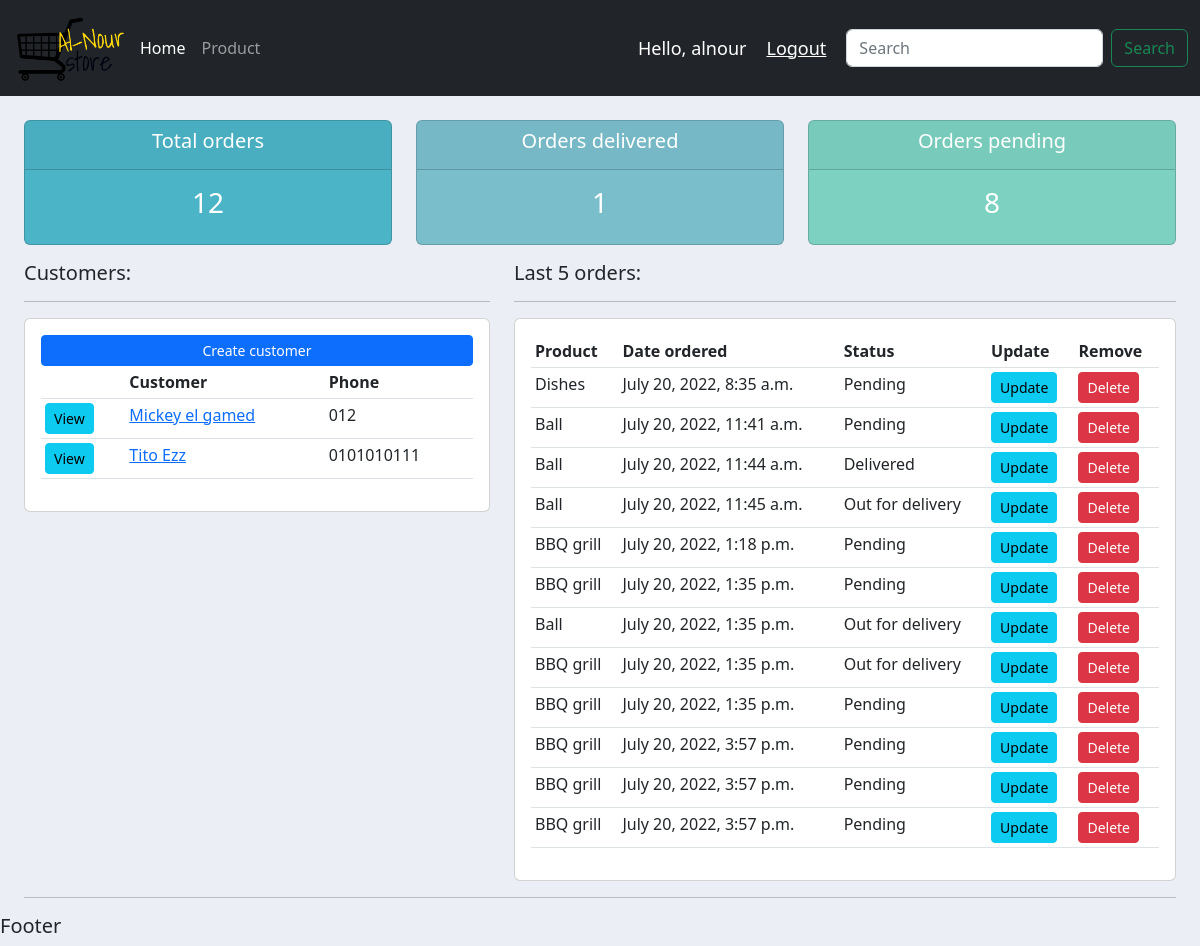
/accounts/ (signed in), run on the app's committed database.
### accounts/models.py (models this page shows, shortened)
class Customer(models.Model):
    name = models.CharField(max_length=200, null=True)
    phone = models.CharField(max_length=200, null=True)
    email = models.CharField(max_length=200, null=True)
    date_created = models.DateTimeField(auto_now_add=True, null=True)

class Order(models.Model):
    STATUS = (
            ('Pending', 'Pending'),
            ('Out for delivery', 'Out for delivery'),
            ('Delivered', 'Delivered'),
            )
    customer = models.ForeignKey(Customer, null=True, on_delete=models.SET_NULL)
    product = models.ForeignKey(Product, null=True, on_delete=models.SET_NULL)
    date_created = models.DateTimeField(auto_now_add=True, null=True)
    status = models.CharField(max_length=200, null=True, choices=STATUS)
    notes = models.CharField(max_length=200, null=True)

class Product(models.Model):
    CATEGORY = (
            ('Indoor', 'Indoor'),
            ('Out Door', 'Out Door'),
            )
    name = models.CharField(max_length=200, null=True)
    price = models.FloatField(null=True)
    category = models.CharField(max_length=200, null=True, choices=CATEGORY)
    description = models.CharField(max_length=200, null=True, blank=True)
    date_created = models.DateTimeField(auto_now_add=True, null=True)
    tags = models.ManyToManyField(Tag)
    def __str__(self):
        return self.name

### accounts/decorators.py (the view)
    def wrapper_function(request, *args, **kwargs):
        group = None
        if request.user.groups.exists():
            group = request.user.groups.all()[0].name
        if group == 'customer':
            return redirect('accounts-user-page')
        if group == 'admin':
            return view_func(request, *args, **kwargs)

### accounts/views.py (called while the page is built)
@login_required(login_url='accounts-login-user')
@admin_only
def home(request):
    orders = Order.objects.all()
    customers = Customer.objects.all()
    total_customers = customers.count()
    total_orders = Order.objects.all().count()
    delivered = orders.filter(status='Delivered').count()
    pending = orders.filter(status='Pending').count()
    context = {
        'orders': orders,
        'customers': customers,
        'total_customers': total_customers,
        'total_orders': total_orders,
        'delivered': delivered,
        'pending': pending
    }
    return render(request, 'accounts/dashboard.html', context=context)

### accounts/templates/accounts/dashboard.html
{% extends 'accounts/main.html' %}
{% block content %}
    {% include 'accounts/status.html' %}
    <div class="row">
        <div class="col-md-5">
            <h5>Customers:</h5>
            <hr />
            <div class="card card-body">
                <a class="btn btn-primary btn-sm btn-block" href="">Create customer</a>
                <table class="table table-sm">
                    <tr>
                        <th></th>
                        <th>Customer</th>
                        <th>Phone</th>
                    </tr>
                    {% for customer in customers %}
                        <tr>
                            <td><a class="btn btn-sm btn-info" href="{% url 'accounts-customer-info-page' customer.id %}">View</a></td>
                            <td><a href="{% url 'accounts-customer-info-page' customer.id %}">{{ customer.name }}</a></td>
                            <td>{{ customer.phone }}</td>
                        </tr>
                    {% endfor %}
                </table>
            </div>
        </div>
        <div class="col-md-7">
            <h5>Last 5 orders:</h5>
            <hr />
            <div class="card card-body">
                <table class="table table-sm">
                    <tr>
                        <th>Product</th>
                        <th>Date ordered</th>
                        <th>Status</th>
                        <th>Update</th>
                        <th>Remove</th>
                    </tr>
                    {% for order in orders %}
                        <tr>
                            <td>{{ order.product }}</td>
                            <td>{{ order.date_created }}</td>
                            <td>{{ order.status }}</td>
                            <td><a class="btn btn-sm btn-info" href="{% url 'accounts-update-order' order.id %}">Update</a></td>
                            <td><a class="btn btn-sm btn-danger" href="{% url 'accounts-delete-order' order.id %}">Delete</a></td>
                        </tr>
                    {% endfor %}
                </table>
            </div>
        </div>
    </div>
{% endblock %}

### accounts/templates/accounts/main.html (shortened to what this page needs)
{% load static %}
<!DOCTYPE html>
<html lang="en">
<head>
    <link href="https://cdn.jsdelivr.net/npm/bootstrap@5.2.0/dist/css/bootstrap.min.css" rel="stylesheet">
    <link rel="stylesheet" type="text/css" href="{% static '/css/main.css' %}" >
</head>
<body>
    {% include 'accounts/navbar.html' %}
    <div id="body-main-div">
        {% block content %}
        {% endblock %}
        <hr />
    </div>
    <h5>Footer</h5>
</body>
</html>

### accounts/templates/accounts/navbar.html (shortened to what this page needs)
{% load static %}
<nav class="navbar navbar-dark navbar-expand-md bg-dark">
  <div class="container-fluid">
    <img src="{% static '/images/logo.png' %}" alt="alnour-logo-image" id="logo" />
    <div class="collapse navbar-collapse" id="navbarSupportedContent">
        <ul class="navbar-nav me-auto mb-2 mb-lg-0">
        {% if request.user.is_staff %}
            <li class="nav-item">
              <a class="nav-link active" aria-current="page" href="{% url 'accounts-dashboard' %}">Home</a>
            </li>
            <li class="nav-item">
              <a class="nav-link" href="{% url 'accounts-products' %}">Product</a>
            </li>
        {% endif %}
        </ul>
      <span class="hello-msg">Hello, {{request.user}}</span>
      <span ><a  class="hello-msg" href="{% url 'accounts-logout-user' %}">Logout</a></span>
      <form class="d-flex" role="search">
        <input class="form-control me-2" type="search" placeholder="Search" aria-label="Search">
        <button class="btn btn-outline-success" type="submit">Search</button>
      </form>
    </div>
  </div>
</nav>

### accounts/templates/accounts/status.html
<br />
<div class="row">
    <div class="col">
        <div class="col-md">
            <div class="card text-center text-white mb-3" id="total-orders">
                <div class="card-header">
                    <h5 class="card-title">Total orders</h5>
                </div>
                <div class="card-body">
                    <h3 class="card-title">{{ total_orders }}</h3>
                </div>
            </div>
        </div>
    </div>
    <div class="col">
        <div class="col-md">
            <div class="card text-center text-white mb-3" id="orders-delivered">
                <div class="card-header">
                    <h5 class="card-title">Orders delivered</h5>
                </div>
                <div class="card-body">
                    <h3 class="card-title">{{ delivered }}</h3>
                </div>
            </div>
        </div>
    </div>
    <div class="col">
        <div class="col-md">
            <div class="card text-center text-white mb-3" id="orders-pending">
                <div class="card-header">
                    <h5 class="card-title">Orders pending</h5>
                </div>
                <div class="card-body">
                    <h3 class="card-title">{{ pending }}</h3>
                </div>
            </div>
        </div>
    </div>
</div>

### static/css/main.css (style rules this page uses)
#logo { width: 10vw !important; object-fit: contain; height: 10vh !important; }
body { background-color: #ebeff5; max-width: 100vw; overflow-x: hidden; }
#total-orders { background-color: #4cb4c7; }
#orders-delivered { background-color: #7abecc; }
#orders-pending { background-color: #7cd1c0; }
#body-main-div { padding: 0 2vw; }

### accounts/templates/accounts/navbar.html (style rules this page uses)
.hello-msg { font-size: 18px; color: #fff; margin-right: 20px; }

### data on the page
Customer: name "Mickey el gamed", phone "012"
Customer: name "Tito Ezz", phone "0101010111"
Order: product "Dishes", date_created "July 20, 2022, 8:35 a.m.", status "Pending"
Order: product "Ball", date_created "July 20, 2022, 11:41 a.m.", status "Pending"
Order: product "Ball", date_created "July 20, 2022, 11:44 a.m.", status "Delivered"
Order: product "Ball", date_created "July 20, 2022, 11:45 a.m.", status "Out for delivery"
Order: product "BBQ grill", date_created "July 20, 2022, 1:18 p.m.", status "Pending"
Order: product "BBQ grill", date_created "July 20, 2022, 1:35 p.m.", status "Pending"
Order: product "Ball", date_created "July 20, 2022, 1:35 p.m.", status "Out for delivery"
Order: product "BBQ grill", date_created "July 20, 2022, 1:35 p.m.", status "Out for delivery"
Order: product "BBQ grill", date_created "July 20, 2022, 1:35 p.m.", status "Pending"
Order: product "BBQ grill", date_created "July 20, 2022, 3:57 p.m.", status "Pending"
Order: product "BBQ grill", date_created "July 20, 2022, 3:57 p.m.", status "Pending"
Order: product "BBQ grill", date_created "July 20, 2022, 3:57 p.m.", status "Pending"

### other printed values
{{ request.user }} "alnour"
{{ total_orders }} "12"
{{ delivered }} "1"
{{ pending }} "8"
